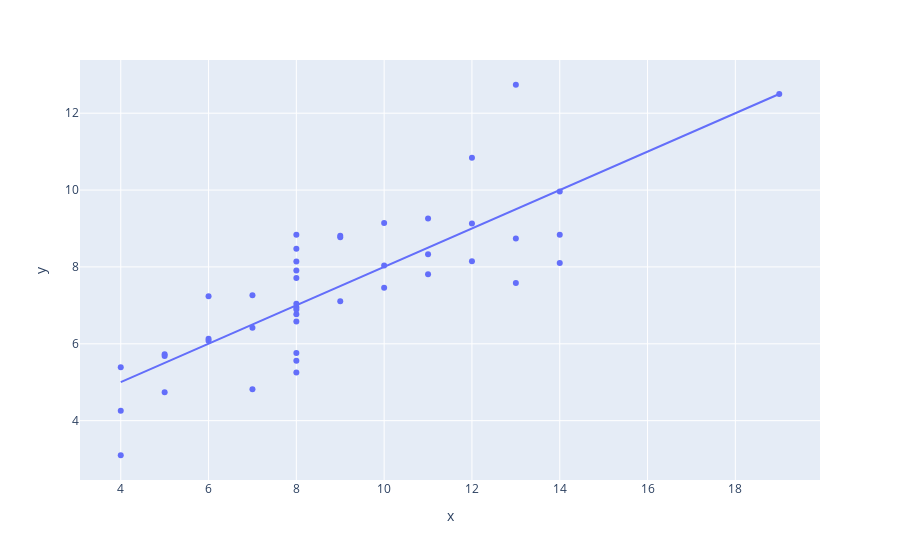

Write notebook code for a chart like this one.
### Code cell
px.scatter(df1, x='x', y='y', trendline='ols')

### Figure 1 — Plotly figure (JSON) as saved in the notebook; plotly's stock layout.template omitted (floating-point values rounded to 4 significant figures)
{"data": [{"hovertemplate": "x=%{x}<br>y=%{y}<extra></extra>", "legendgroup": "", "marker": {"color": "#636efa", "symbol": "circle"}, "mode": "markers", "name": "", "showlegend": false, "type": "scatter", "x": [10, 8, 13, 9, 11, 14, 6, 4, 12, 7, 5, 10, 8, 13, 9, 11, 14, 6, 4, 12, 7, 5, 10, 8, 13, 9, 11, 14, 6, 4, 12, 7, 5, 8, 8, 8, 8, 8, 8, 8, 19, 8, 8, 8], "xaxis": "x", "y": [8.04, 6.95, 7.58, 8.81, 8.33, 9.96, 7.24, 4.26, 10.84, 4.82, 5.68, 9.14, 8.14, 8.74, 8.77, 9.26, 8.1, 6.13, 3.1, 9.13, 7.26, 4.74, 7.46, 6.77, 12.74, 7.11, 7.81, 8.84, 6.08, 5.39, 8.15, 6.42, 5.73, 6.58, 5.76, 7.71, 8.84, 8.47, 7.04, 5.25, 12.5, 5.56, 7.91, 6.89], "yaxis": "y"}, {"hovertemplate": "<b>OLS trendline</b><br>y = 0.499932 * x + 3.0013<br>R<sup>2</sup>=0.666454<br><br>x=%{x}<br>y=%{y} <b>(trend)</b><extra></extra>", "legendgroup": "", "marker": {"color": "#636efa", "symbol": "circle"}, "mode": "lines", "name": "", "showlegend": false, "type": "scatter", "x": [4, 4, 4, 5, 5, 5, 6, 6, 6, 7, 7, 7, 8, 8, 8, 8, 8, 8, 8, 8, 8, 8, 8, 8, 8, 9, 9, 9, 10, 10, 10, 11, 11, 11, 12, 12, 12, 13, 13, 13, 14, 14, 14, 19], "xaxis": "x", "y": [5.001, 5.001, 5.001, 5.501, 5.501, 5.501, 6.001, 6.001, 6.001, 6.501, 6.501, 6.501, 7.001, 7.001, 7.001, 7.001, 7.001, 7.001, 7.001, 7.001, 7.001, 7.001, 7.001, 7.001, 7.001, 7.501, 7.501, 7.501, 8.001, 8.001, 8.001, 8.501, 8.501, 8.501, 9.0, 9.0, 9.0, 9.5, 9.5, 9.5, 10.0, 10.0, 10.0, 12.5], "yaxis": "y"}], "layout": {"legend": {"tracegroupgap": 0}, "margin": {"t": 60}, "xaxis": {"anchor": "y", "domain": [0, 1], "title": {"text": "x"}}, "yaxis": {"anchor": "x", "domain": [0, 1], "title": {"text": "y"}}}}
